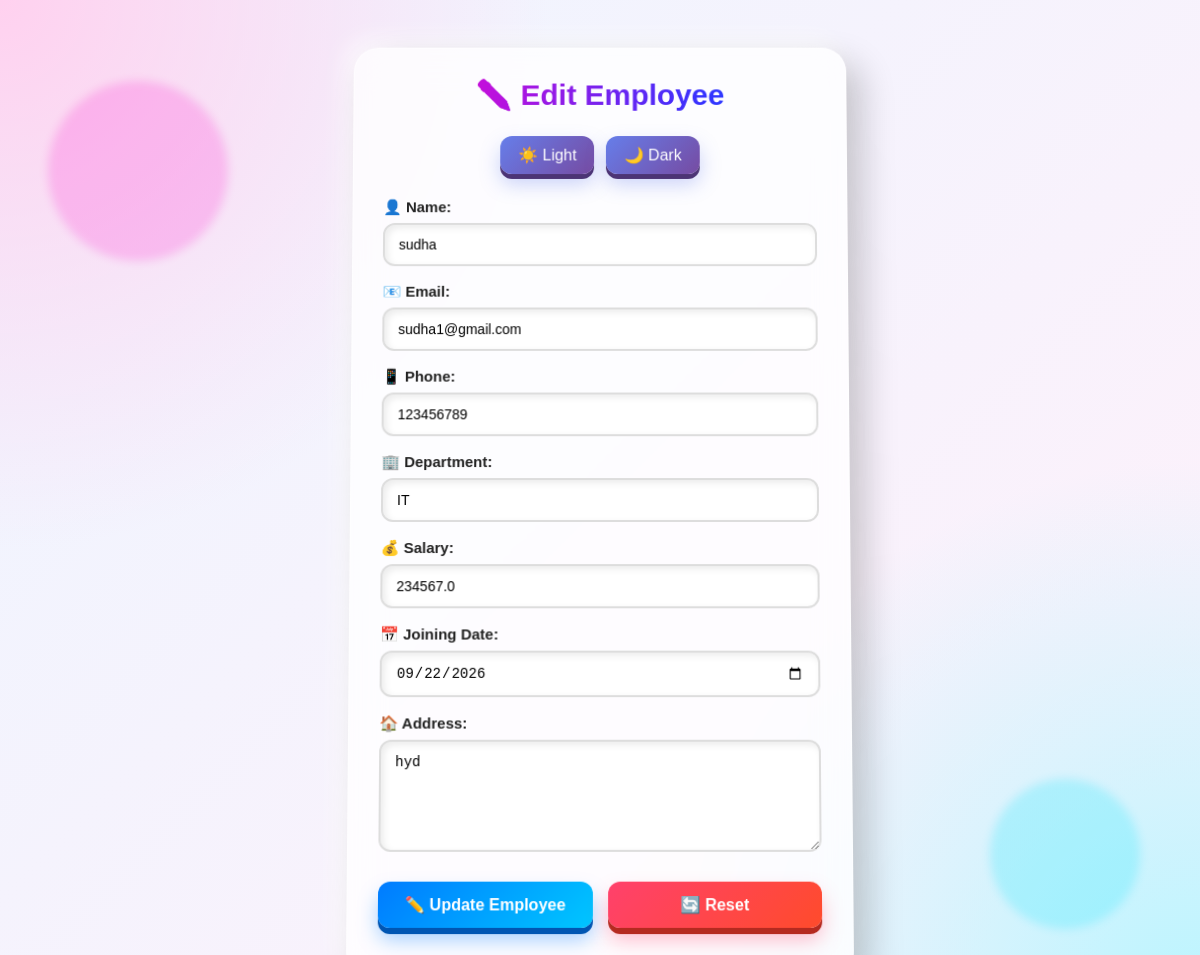
Page /edit-employee/5 (signed in) on the committed database.
### tables this page shows
CREATE TABLE employee (id INTEGER PRIMARY KEY AUTOINCREMENT,user_id INTEGER NOT NULL,name TEXT NOT NULL,
    email TEXT NOT NULL,phone TEXT NOT NULL,department TEXT NOT NULL,salary REAL NOT NULL,joiningdate TEXT NOT NULL,
    address TEXT NOT NULL);

### server.py (the view, shortened to what this page needs)
@app.route("/edit-employee/<int:id>")
def edit_employee_page(id):
    if not login_required():
        return redirect("/login")
    theme = request.cookies.get(
        "theme",
        "light"
    )
    connection = get_database_connection()
    cursor = connection.cursor()
    cursor.execute(
        """
        SELECT *
        FROM employee
        WHERE id=?
        AND user_id=?
        """,
        (
            id,
            session["user_id"]
        )
    )
    employee = cursor.fetchone()
    connection.close()
    return render_template(
        "edit-employee.html",
        employee=employee,
        theme=theme
    )

### server.py (called while the page is built)
def get_database_connection():
    connection = sqlite3.connect("users.db")
    connection.row_factory = sqlite3.Row
    return connection

def login_required():
    return "user_id" in session

### templates/edit-employee.html (shortened to what this page needs)
<!DOCTYPE html>
<html lang="en">
<head>
</head>
<body class="{{theme}}">
    <div id="container">
        <h1>
            ✏️ Edit Employee
        </h1>
        <nav>
            <div class="theme-buttons">
                <a href="/set-theme/light">
                    ☀️ Light
                </a>
                <a href="/set-theme/dark">
                    🌙 Dark
                </a>
            </div>
        </nav>
        <form
            action="/edit-employee/{{ employee['id'] }}"
            method="POST"
        >
            <div>
                <label>
                    👤 Name:
                </label>
                <input
                    type="text"
                    name="name"
                    value="{{ employee['name'] }}"
                    required
                >
            </div>
            <div>
                <label>
                    📧 Email:
                </label>
                <input
                    type="email"
                    name="email"
                    value="{{ employee['email'] }}"
                    required
                >
            </div>
            <div>
                <label>
                    📱 Phone:
                </label>
                <input
                    type="tel"
                    name="phone"
                    value="{{ employee['phone'] }}"
                    required
                >
            </div>
            <div>
                <label>
                    🏢 Department:
                </label>
                <input
                    type="text"
                    name="department"
                    value="{{ employee['department'] }}"
                    required
                >
            </div>
            <div>
                <label>
                    💰 Salary:
                </label>
                <input
                    type="number"
                    name="salary"
                    value="{{ employee['salary'] }}"
                    required
                >
            </div>
            <div>
                <label>
                    📅 Joining Date:
                </label>
                <input
                    type="date"
                    name="joiningdate"
                    value="{{ employee['joiningdate'] }}"
                    required
                >
            </div>
            <div>
                <label>
                    🏠 Address:
                </label>
                <textarea
                    name="address"
                    required
                >{{ employee['address'] }}</textarea>
            </div>
            <div class="button">
                <button
                    type="submit"
                    class="update-btn"
                >
                    ✏️ Update Employee
                </button>
                <button
                    type="reset"
                    class="reset-btn"
                >
                    🔄 Reset
                </button>
            </div>
        </form>
    </div>
</body>
</html>

### templates/edit-employee.html (style rules this page uses)
* { margin: 0; padding: 0; box-sizing: border-box; }
body { font-family: Arial, sans-serif; min-height: 100vh; padding: 40px 15px; transition: 0.4s; background: radial-gradient(circle at top left, #ffd1ef, transparent 35%), radial-gradient(circle at bottom right, #b9f5ff, transparent 35%), linear-gradient(135deg, #eef5ff, #fff0fa); }
body.light { color: #222; }
#container { width: 500px; max-width: 100%; margin: auto; padding: 30px; border-radius: 25px; background: rgba(255, 255, 255, 0.78); backdrop-filter: blur(18px); border: 1px solid rgba(255, 255, 255, 0.5); box-shadow: 15px 15px 35px rgba(0, 0, 0, 0.20), -8px -8px 25px rgba(255, 255, 255, 0.75); transform: perspective(1000px) rotateX(2deg); transition: 0.4s; }
h1 { text-align: center; margin-bottom: 25px; font-size: 30px; background: linear-gradient( 90deg, #ff00cc, #3333ff, #00c6ff, #00e676, #ff00cc ); background-size: 300%; -webkit-background-clip: text; background-clip: text ; -webkit-text-fill-color: transparent; animation: gradientText 5s linear infinite; }
.theme-buttons { display: flex; justify-content: center; gap: 12px; margin-bottom: 25px; }
.theme-buttons a { padding: 10px 18px; text-decoration: none; color: white; border-radius: 12px; background: linear-gradient( 135deg, #667eea, #764ba2 ); box-shadow: 0 5px 0 #4c3475, 0 10px 20px rgba(102, 126, 234, 0.35); transition: 0.2s; }
form { width: 100%; }
form > div { margin-bottom: 17px; }
label { display: block; margin-bottom: 7px; font-weight: bold; font-size: 15px; }
input, textarea { width: 100%; padding: 12px 14px; border: 2px solid #ddd; border-radius: 12px; font-size: 14px; outline: none; background: rgba(255, 255, 255, 0.9); transition: 0.3s; box-shadow: inset 3px 3px 7px rgba(0, 0, 0, 0.08); }
textarea { resize: vertical; min-height: 110px; }
.button { display: flex; gap: 15px; margin-top: 25px; }
button { flex: 1; padding: 13px 20px; border: none; border-radius: 12px; cursor: pointer; font-size: 16px; font-weight: bold; color: white; transition: 0.2s; }
.update-btn { background: linear-gradient( 135deg, #007bff, #00c6ff ); box-shadow: 0 6px 0 #0056b3, 0 12px 20px rgba(0, 123, 255, 0.35); }
.reset-btn { background: linear-gradient( 135deg, #ff416c, #ff4b2b ); box-shadow: 0 6px 0 #b52a20, 0 12px 20px rgba(255, 65, 108, 0.35); }
body::before { content: ""; position: fixed; width: 180px; height: 180px; border-radius: 50%; background: #ff00cc; opacity: 0.18; filter: blur(5px); top: 8%; left: 4%; z-index: -1; animation: floatOne 6s ease-in-out infinite; }
body::after { content: ""; position: fixed; width: 150px; height: 150px; border-radius: 50%; background: #00e5ff; opacity: 0.2; filter: blur(5px); bottom: 8%; right: 5%; z-index: -1; animation: floatTwo 7s ease-in-out infinite; }

### rows in the picture
employee: name "sudha", email "sudha1@gmail.com", phone "123456789", department "IT", salary "234567.0", joiningdate "09/22/2026", address "hyd"
